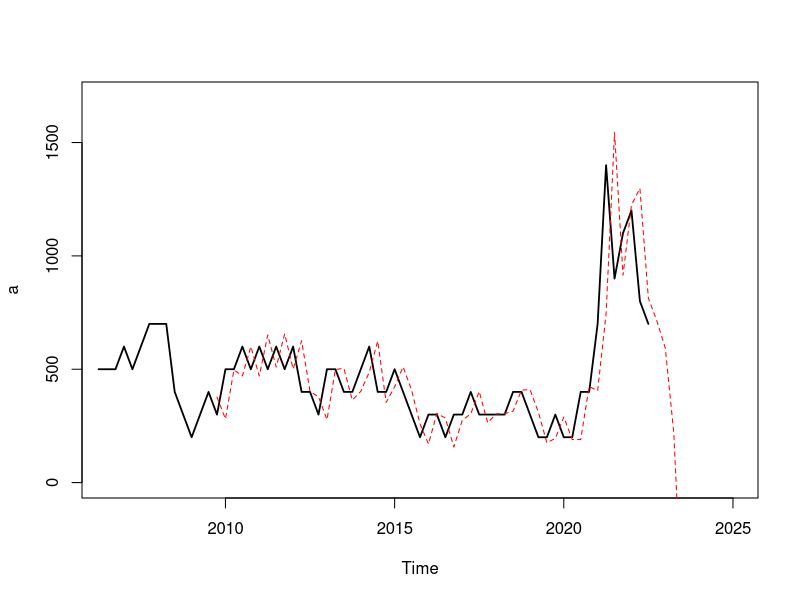
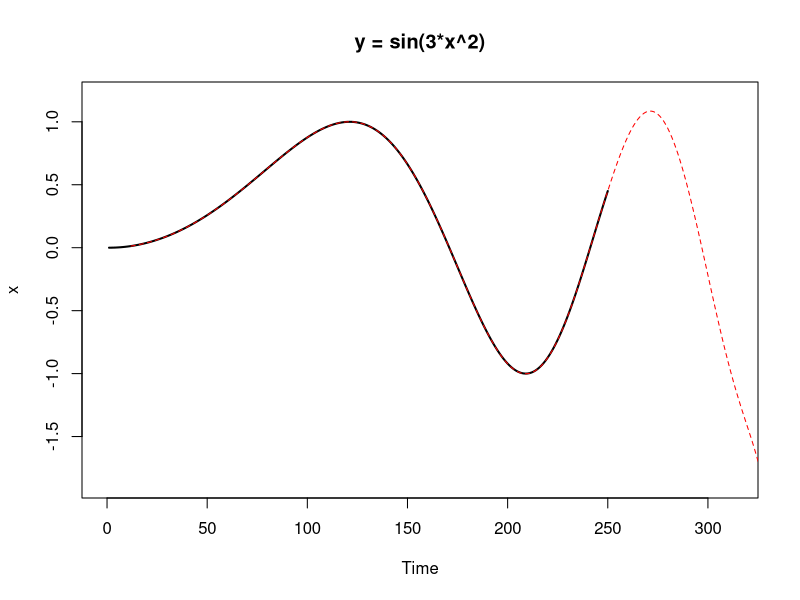
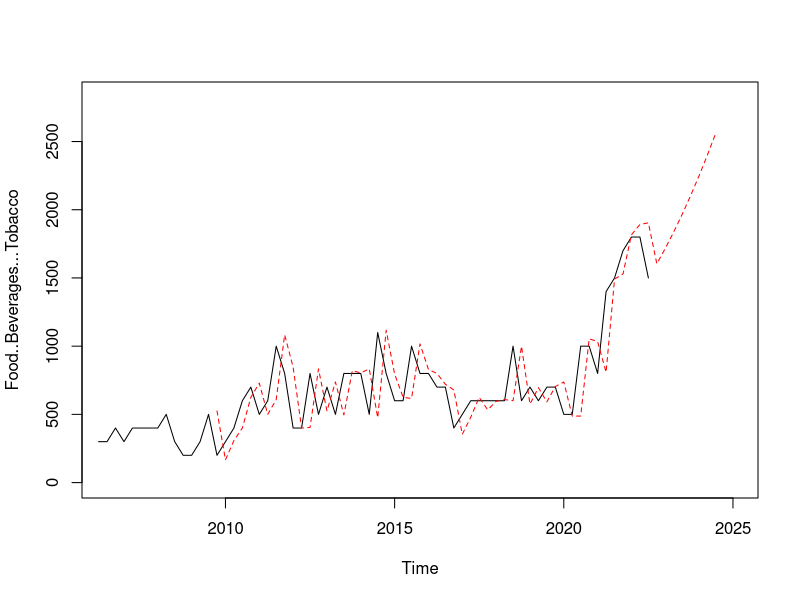
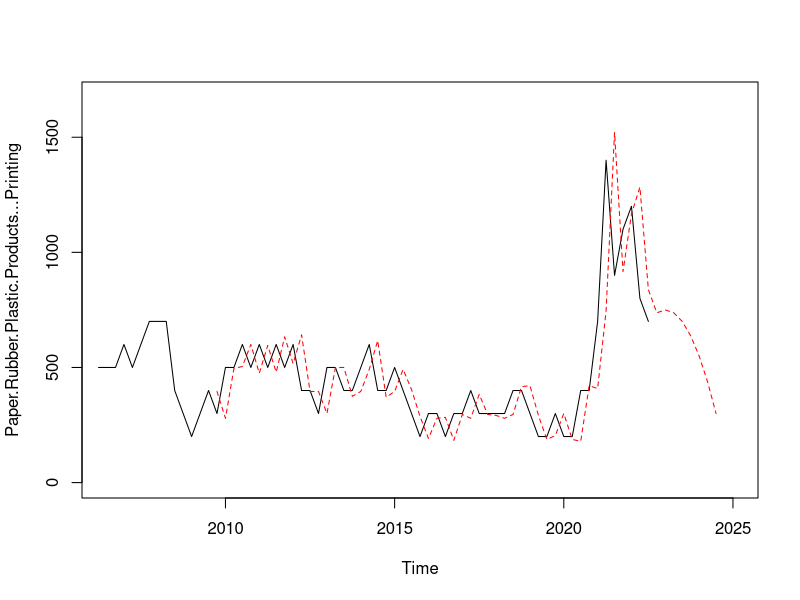
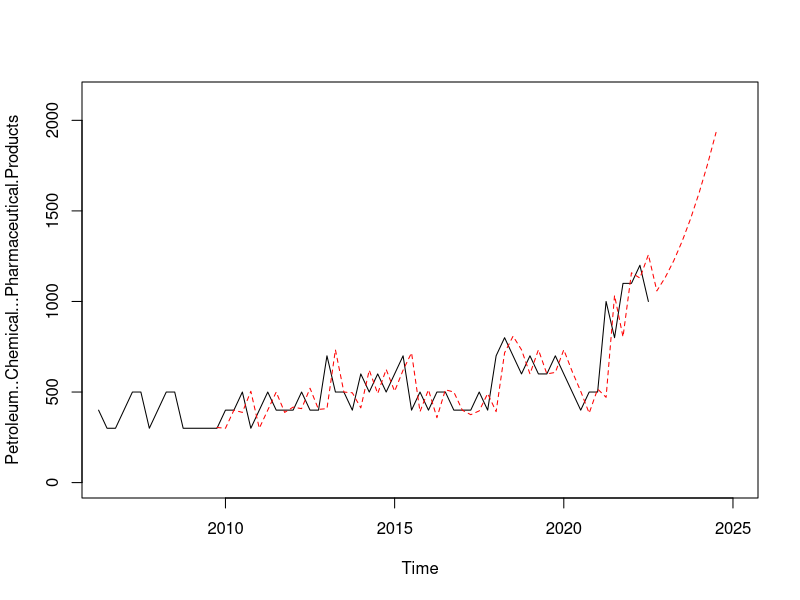
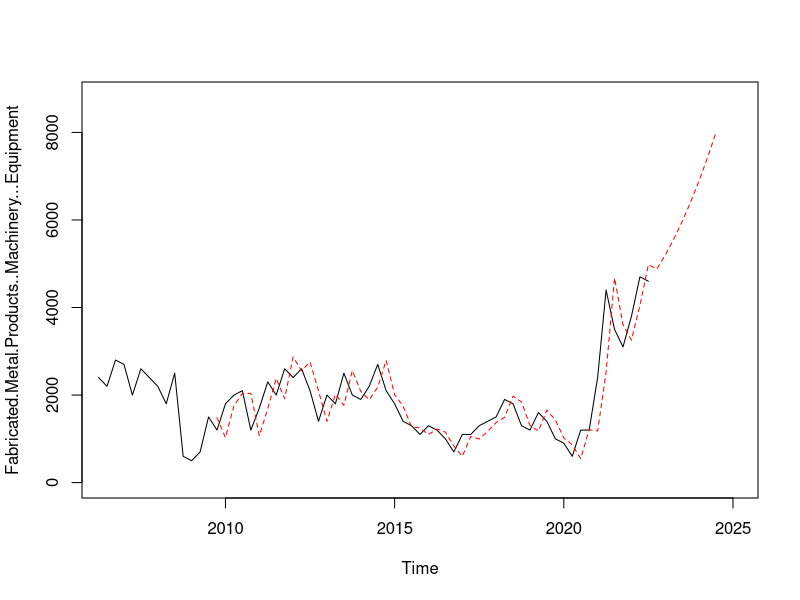
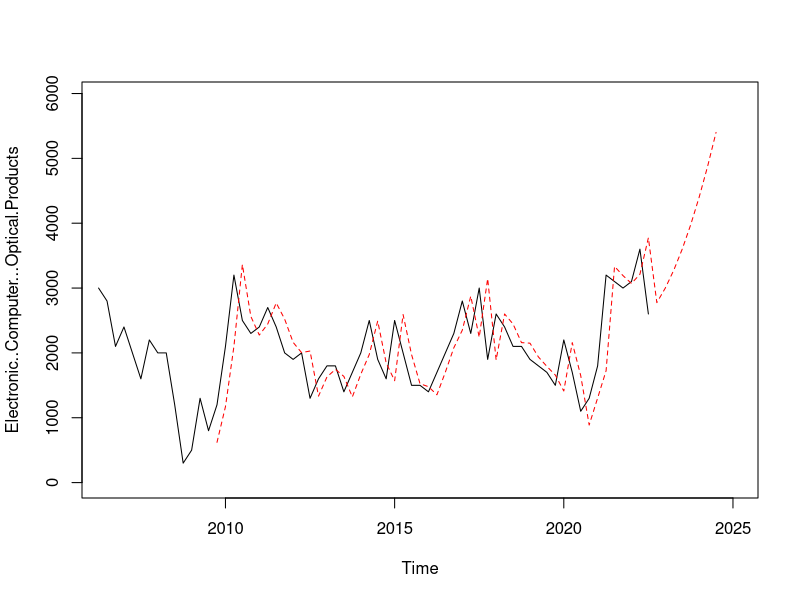
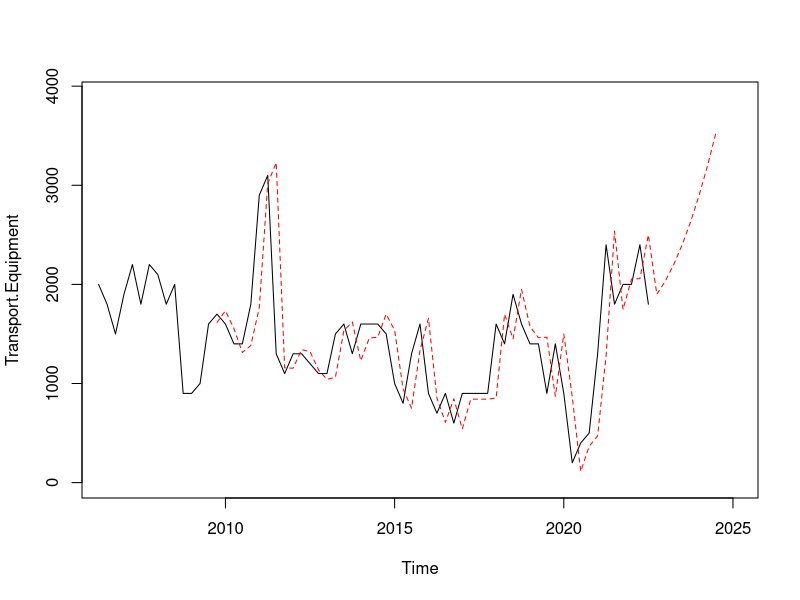

Write R code to recreate these figures, in order. (Note: this script raises an error after producing the figures.)
## ---- chunk 1
library("xts")
library("pracma")

setwd("D:/Work/Projects/bc2407-linkedin/Industry Forecast")

industry.df <- read.csv("Dataset/industry_demand_child_q.csv")
## ---- chunk 2
cols <- colnames(within(industry.df, rm('Time')))
industry.ts <- ts(industry.df, frequency=4, start=c(2006,2))
## ---- chunk 3
TaylorApproximation <- function(v0, derivatives, lookAheadPeriod, stepSize){
  out <- rep(v0, lookAheadPeriod)
  for (lookAhead in 1:lookAheadPeriod){
    count <- 1
    for (derivative in derivatives){
      out[lookAhead] <- out[lookAhead] + (derivative/factorial(count))*((lookAhead*stepSize)^count)
      count <- count + 1
    }
  }
  
  return (out)
}
## ---- chunk 4
TaylorExpansionModelAvg <- function(x, lag, degree, freq, forecastPeriod, stepSize){
  offset <- lag + degree
  inSample <- rep(0, length(x) - offset + forecastPeriod)
  inSample <- ts(inSample, frequency=freq, start=time(x)[offset + 1])
  derivatives <- rep(0, degree)
  
  x_diff <- list()
  
  for (deg in 1:degree){
    x_diff[[deg]] <- diff(x, difference=deg)
  }
  
  for (i in 1:(length(x)-offset)){
    for (j in 1:degree){
      derivatives[j] <- mean(x_diff[[j]][(i+(degree-j)):(i+(degree-j)+lag-1)])/stepSize^j
    }
    
    
    if (i == (length(x)-offset)){
      print(derivatives)
      inSample[i] <- TaylorApproximation(x[i+offset-1], derivatives, 1, stepSize)
      inSample[(i+1):(i+forecastPeriod)] <- TaylorApproximation(x[i+offset], derivatives, forecastPeriod, stepSize)
      print(TaylorApproximation(x[i+offset], derivatives, forecastPeriod, stepSize))
    }
    else{
      inSample[i] <- TaylorApproximation(x[i+offset-1], derivatives, 1, stepSize)
    }
  }
  
  return (inSample)
}
## ---- chunk 5
ExpMean <- function(x, p){
  
}
## ---- chunk 6
TaylorExpansionModelKalman <- function(x, degree, freq, forecastPeriod, stepSize){
  
}
## ---- chunk 7
x = linspace(0, 20, 20)
y = x^2
y = ts(y, freq=1, start=1)
diff(y, differences = 1)/(x[2] - x[1])
diff(y, differences = 2)/(x[2] - x[1])^2

## ---- chunk 8
x = linspace(0, 1.5, 250)
x = sin(3*x^2)
x = ts(x, freq=1, start=1)

a = industry.ts[,3]

pred = TaylorExpansionModelAvg(a, lag=10, degree=4, freq=4, forecastPeriod=8, stepSize=0.25)

plot(a, ylim=c(0, max(pred)*1.1), xlim=c(2006.5, 2025), lwd=1.75)
lines(pred, lty=2, col='red')

pred = TaylorExpansionModelAvg(x, lag=1, degree=10, freq=1, forecastPeriod=75, stepSize=(2.5/250))

plot(x, ylim=c(-abs(min(pred)*1.1), max(pred)*1.1), xlim=c(0, length(x)*1.25), lwd=2)
title('y = sin(3*x^2)')
lines(pred, lty=2, col='red')
## ---- chunk 9
forecast <- data.frame(matrix(ncol=33, nrow=60))
colnames(forecast) <- c("Time", cols)
forecast["Time"] <- index(ts(start=c(2009, 4), frequency=4, end=c(2024,3)))

for (col in cols){
  print("Creating model for:")
  print(col)
  tempTS <- ts(industry.df[col], frequency=4, start=c(2006,2))
  pred = TaylorExpansionModelAvg(tempTS, lag=12, degree=2, freq=4, forecastPeriod=8, stepSize=0.25)
  
  forecast[col] <- pred
  
  plot(tempTS, ylab=col, ylim=c(0, max(pred)*1.1), xlim=c(2006.5, 2025))
  lines(pred, lty=2, col='red')
}
## ---- chunk 10

forecast[forecast < 0] <- 0
write.csv(forecast, "Forecast/Industry Forecast.csv", row.names = FALSE)
